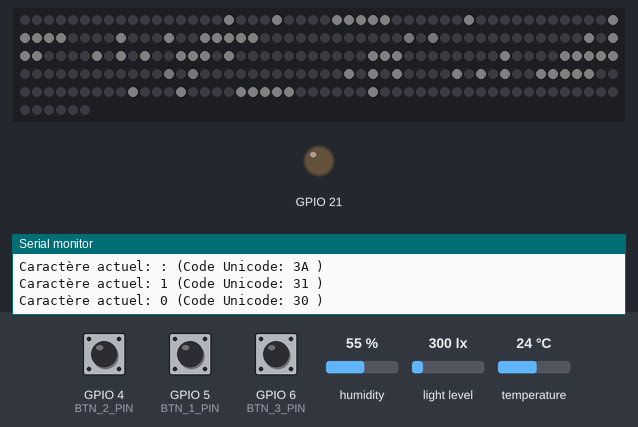
This program was run on a simulated ESP32-S3. Shown: 256 RGB LEDs in strip order, left to right, continuing on the next row, output pins drawn as LEDs (lit = HIGH), the last lines printed to the serial monitor. The test bench sets the inputs (shaded band); at power-on: GPIO 6 (BTN_3_PIN) HIGH, GPIO 5 (BTN_1_PIN) HIGH, GPIO 4 (BTN_2_PIN) HIGH, humidity 55 %, light level 300 lx, temperature 24 °C. Dim RGB values are drawn brighter than linear; WiFi joins after 1.5 s; servers stay silent unless stated; I2S audio is not simulated (input reads silence); network time is answered at once with the bench clock; the local clock reads 2024-03-15 10:24:30 at power-on unless the program sets it.

Above: at 1.6 s.
2.8 s: GPIO 6 (BTN_3_PIN) pulled LOW for 0.15 s
At 3.5 s:
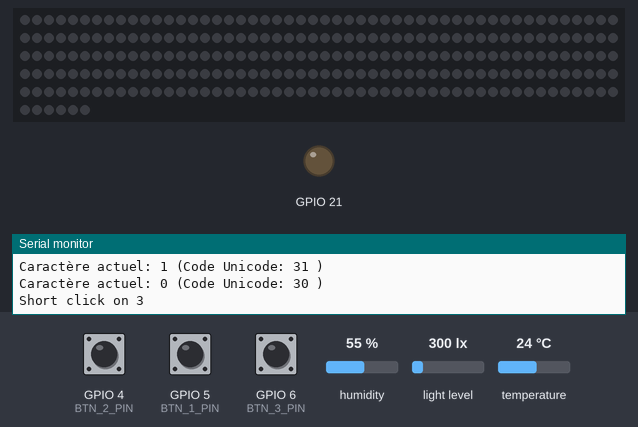
4.5 s: GPIO 6 (BTN_3_PIN) pulled LOW for 1 s
8.5 s: GPIO 6 (BTN_3_PIN) pulled LOW for 0.15 s
At 10.4 s:
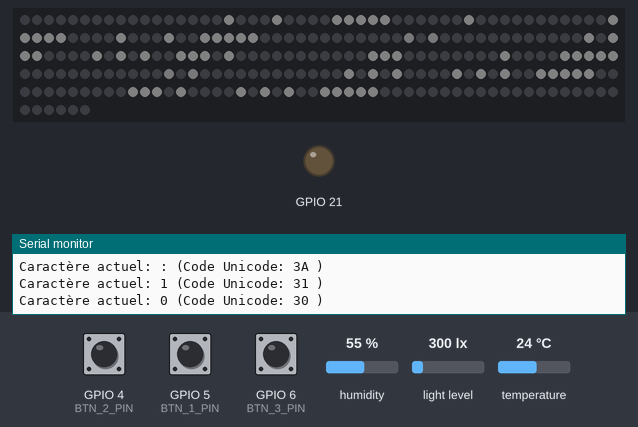
11.2 s: GPIO 6 (BTN_3_PIN) pulled LOW for 0.15 s
At 12.3 s:
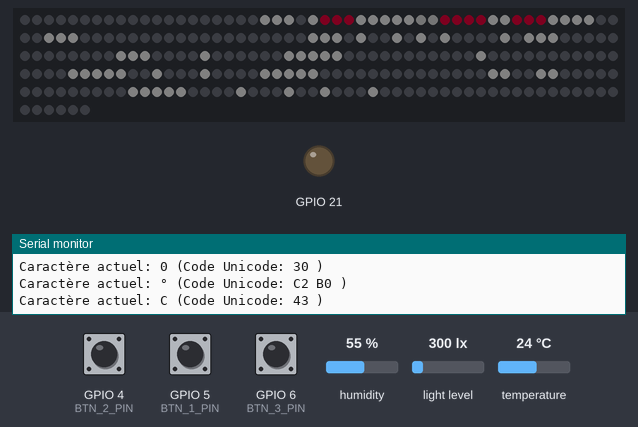
12.9 s: GPIO 6 (BTN_3_PIN) pulled LOW for 1 s
At 15.2 s:
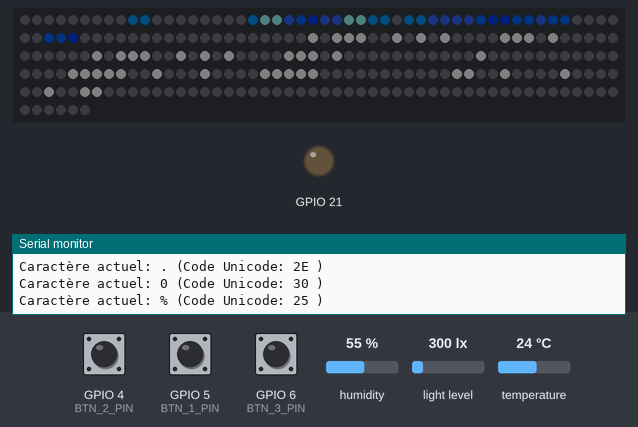
15.5 s: GPIO 5 (BTN_1_PIN) pulled LOW for 0.15 s
Timing chart, 0 to 18.1 s (numbered marks = the images above; inputs shaded):
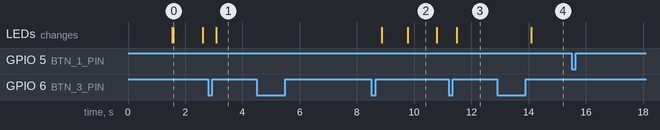

The program:

main.cpp
```cpp
#include <Arduino.h>
#include <FastLed.h>
#include <Wire.h>

#include <vector>

#include "apps/app.h"
#include "apps/humidity/humidity.h"
#include "apps/time/time.h"
#include "apps/temperature/temperature.h"
#include "configs/config.h"
#include "graphics/screen/screen.h"
#include "graphics/utils/graphics_utils.h"
#include "modules/bh1750/bh1750.h"
#include "modules/buttons/buttons.h"
#include "modules/dht22/dht22.h"
#include "modules/ds3231/ds3231.h"
#include "modules/ws2812b/ws2812b.h"
#include "utils/i2s/i2s.h"
#include "utils/wifi/wifi.h"

std::vector<std::vector<CRGB>> exampleBitmap = {
    {CRGB::Red, CRGB::Green, CRGB::Blue},
    {CRGB::Yellow, CRGB::Magenta, CRGB::Cyan},
    {CRGB::White, CRGB::Black, CRGB::Gray},
    {CRGB::Pink, CRGB::Aqua, CRGB::Orange}};

std::vector<std::vector<CRGB>> exampleBitmap2 = {
    {CRGB::Green, CRGB::GreenYellow, CRGB::Purple},
    {CRGB::Olive, CRGB::Magenta, CRGB::Aqua}};

std::vector<App*> apps;
size_t activeIndex;

unsigned long previousMillis = 0;
int framerate = 10;

void setup() {
    Serial.begin(115200);

    pinMode(21, OUTPUT);
    initButtons();
    initWiFi();

    Wire.begin(I2C_SDA, I2C_SCL);
    initI2S();

    initDS3231();
    initDHT22();
    initBH1750();
    initWS2812B();

    setBrightness(5);

    // Apps
    apps.push_back(new TimeApp());
    apps.push_back(new TemperatureApp());
    apps.push_back(new HumidityApp());

    activeIndex = 0;
    apps[activeIndex]->setup();
}

void loop() {
    unsigned long currentMillis = millis();

    // Buttons
    for (Button& btn : buttons) {
        ClickType clickType = checkButton(btn);
        if (clickType == SHORT_CLICK) {
            Serial.printf("Short click on %d\n", btn.id);

            if (btn.id == 1) {
                Serial.printf("Humidity: %.1f%%\n", readHumidity());
                Serial.printf("Temperature: %.1f°C\n", readTemperature());
                Serial.printf("Light Level: %.2f LUX\n", readLightLevel());

                Serial.printf("Current Time: %02d/%02d/%04d %02d:%02d:%02d\n",
                              getTimeFromDS3231().day(), getTimeFromDS3231().month(), getTimeFromDS3231().year(),
                              getTimeFromDS3231().hour(), getTimeFromDS3231().minute(), getTimeFromDS3231().second());
                // } else if (btn.id == 2) {
                //     std::vector<std::vector<CRGB>> finalBitmap = joinColoredBitmaps(exampleBitmap, exampleBitmap2, exampleBitmap[0].size() + 1, 2);
                //     screen.place(1, 0, finalBitmap);
                //     screen.place(10, 1, textToBitmap("HELLO", CRGB::Green));
                //     screen.updateScreen();
                // }

            } else if (clickType == LONG_CLICK) {
                Serial.printf("Long click on %d\n", btn.id);
            } else if (btn.id == 3) {
                activeIndex = (activeIndex + 1) % apps.size();
                apps[activeIndex]->setup();
            }
        }

        if (checkSound()) {
            digitalWrite(21, !digitalRead(21));
            Serial.println("Sound detected");
        }
        if (currentMillis - previousMillis >= framerate * 10) {
            previousMillis = currentMillis;

            // Serial.println("Tick");
            if (apps[activeIndex]) {
                apps[activeIndex]->tick();
                apps[activeIndex]->getScreen().updateScreen();
            }
        }
    }
}
```

app.h
```cpp
#ifndef APP_H
#define APP_H

#include <string>
#include <vector>

#include "../graphics/screen/screen.h"
#include "../modules/buttons/buttons.h"
#include "../graphics/utils/graphics_utils.h"

class App;

extern std::vector<App*> apps;
extern App* activeApp;

class App {
   protected:
    std::string name;
    std::string description;
    std::vector<std::vector<CRGB>> icon;
    Screen screen;

   public:
    virtual ~App() {}

    virtual void setup() {};

    virtual std::string getName() {
        return name;
    }

    virtual std::string getDescription() {
        return description;
    }

    virtual std::vector<std::vector<CRGB>> getIcon() {
        return icon;
    }

    virtual Screen& getScreen() {
        return screen;
    }

    virtual void tick() = 0;
    virtual void handleButtonPressed(int button, ClickType clickType) = 0;
};

#endif  // APP_H
```

humidity.cpp
```cpp
#include "../../modules/dht22/dht22.h"
#include "humidity.h"

float lastAppHumidity;

void HumidityApp::tick() {
    float humidity = readHumidity();

    if (humidity != lastAppHumidity) {
        lastAppHumidity = humidity;

        char humidityString[10];
        snprintf(humidityString, sizeof(humidityString), "%.1f%%", humidity);

        screen.place(0, 0, icon);
        screen.place(9, 1, textToBitmap(humidityString, CRGB::White));
    }
}

void HumidityApp::handleButtonPressed(int button, ClickType clickType) {
    if (button == 2) {
        if (clickType == LONG_CLICK) {
            // activeApp = new HomeApp();
            // activeApp->setup();
            Serial.println("Switch to home app");
        }
    }
}
```

humidity.h
```cpp
#ifndef HUMIDITY_H
#define HUMIDITY_H

#include "../app.h"

class HumidityApp : public App {
   public:
    HumidityApp() {
        name = "Humidity";
        description = "Displays the current humidity.";
        icon = {
            {CRGB::Black, CRGB::Black, CRGB::Black, CRGB::Black, CRGB(28, 164, 232), CRGB::Black, CRGB::Black, CRGB::Black, CRGB::Black},
            {CRGB::Black, CRGB::Black, CRGB::Black, CRGB(28, 164, 232), CRGB(28, 164, 232), CRGB::Black, CRGB::Black, CRGB::Black, CRGB::Black},
            {CRGB::Black, CRGB::Black, CRGB::Black, CRGB(28, 164, 232), CRGB(48, 121, 230), CRGB(27, 93, 224), CRGB::Black, CRGB::Black, CRGB::Black},
            {CRGB::Black, CRGB::Black, CRGB(28, 164, 232), CRGB(153, 217, 234), CRGB(48, 121, 230), CRGB(27, 93, 224), CRGB::Black, CRGB::Black, CRGB::Black},
            {CRGB::Black, CRGB::Black, CRGB(153, 217, 234), CRGB(153, 217, 234), CRGB(48, 121, 230), CRGB(48, 121, 230), CRGB(27, 93, 224), CRGB::Black, CRGB::Black},
            {CRGB::Black, CRGB(28, 164, 232), CRGB(153, 217, 234), CRGB(48, 121, 230), CRGB(48, 121, 230), CRGB(31, 109, 224), CRGB(27, 93, 224), CRGB::Black, CRGB::Black},
            {CRGB::Black, CRGB(28, 164, 232), CRGB(48, 121, 230), CRGB(48, 121, 230), CRGB(31, 109, 224), CRGB(31, 109, 224), CRGB(12, 67, 176), CRGB::Black, CRGB::Black},
            {CRGB::Black, CRGB::Black, CRGB(27, 93, 224), CRGB(12, 67, 176), CRGB(12, 67, 176), CRGB(12, 67, 176), CRGB::Black, CRGB::Black, CRGB::Black},
        };
    }

    void tick() override;

    void handleButtonPressed(int button, ClickType clickType) override;
};

#endif  // HUMIDITY_H
```

temperature.cpp
```cpp
#include "temperature.h"

#include "../../modules/dht22/dht22.h"

float lastAppTemperature;

void TemperatureApp::tick() {
    float temperature = readTemperature();

    if (temperature != lastAppTemperature) {
        lastAppTemperature = temperature;

        char tempString[10];
        snprintf(tempString, sizeof(tempString), "%.1f°C", temperature);

        screen.place(0, 0, icon);
        screen.place(9, 1, textToBitmap(tempString, CRGB::White));
    }
}

void TemperatureApp::handleButtonPressed(int button, ClickType clickType) {
    if (button == 2) {
        if (clickType == LONG_CLICK) {
            // activeApp = new HomeApp();
            // activeApp->setup();
            Serial.println("Switch to home app");
        }
    }
}
```

temperature.h
```cpp
#ifndef TEMPERATURE_H
#define TEMPERATURE_H

#include "../app.h"

class TemperatureApp : public App {
   public:
    TemperatureApp() {
        name = "Temperature";
        description = "Displays the current temperature.";
        icon = {
            {CRGB::Black, CRGB::Black, CRGB::Black, CRGB(230, 230, 230), CRGB(230, 230, 230), CRGB(230, 230, 230), CRGB::Black, CRGB::Black, CRGB::Black},
            {CRGB::Black, CRGB::Black, CRGB::Black, CRGB(230, 230, 230), CRGB(70, 70, 70), CRGB(230, 230, 230), CRGB::Black, CRGB::Black, CRGB::Black},
            {CRGB::Black, CRGB::Black, CRGB::Black, CRGB(230, 230, 230), CRGB(70, 70, 70), CRGB(230, 230, 230), CRGB::Black, CRGB::Black, CRGB::Black},
            {CRGB::Black, CRGB::Black, CRGB::Black, CRGB(230, 230, 230), CRGB(201, 38, 46), CRGB(230, 230, 230), CRGB::Black, CRGB::Black, CRGB::Black},
            {CRGB::Black, CRGB::Black, CRGB(230, 230, 230), CRGB(201, 38, 46), CRGB(201, 38, 46), CRGB(201, 38, 46), CRGB(230, 230, 230), CRGB::Black, CRGB::Black},
            {CRGB::Black, CRGB::Black, CRGB(230, 230, 230), CRGB(201, 38, 46), CRGB(201, 38, 46), CRGB(201, 38, 46), CRGB(230, 230, 230), CRGB::Black, CRGB::Black},
            {CRGB::Black, CRGB::Black, CRGB(230, 230, 230), CRGB(201, 38, 46), CRGB(201, 38, 46), CRGB(201, 38, 46), CRGB(230, 230, 230), CRGB::Black, CRGB::Black},
            {CRGB::Black, CRGB::Black, CRGB::Black, CRGB(230, 230, 230), CRGB(230, 230, 230), CRGB(230, 230, 230), CRGB::Black, CRGB::Black, CRGB::Black}};
    }

    void tick() override;

    void handleButtonPressed(int button, ClickType clickType) override;
};

#endif  // TEMPERATURE_H
```

time.cpp
```cpp
#include "time.h"

#include "../../modules/ds3231/ds3231.h"

DateTime cachedTime;
unsigned long lastUpdateMillis = 0;
unsigned long lastSyncMillis = 0;
const unsigned long syncInterval = 300000; // 5 minutes

void TimeApp::setup() {
    cachedTime = getTimeFromDS3231();
    lastSyncMillis = millis();
}

void TimeApp::tick() {
    unsigned long currentMillis = millis();

    if (currentMillis - lastUpdateMillis >= 100) {
        lastUpdateMillis = currentMillis;

        DateTime currentTime = cachedTime + TimeSpan((currentMillis-lastSyncMillis)/1000);

        screen.place(2, 1, joinColoredBitmaps(textToBitmap((currentTime.hour() < 10 ? " " : "") + std::to_string(currentTime.hour()), CRGB::White), joinColoredBitmaps(textToBitmap(":", CRGB(100, 100, 100)), joinColoredBitmaps(textToBitmap((currentTime.minute() < 10 ? "0" : "") + std::to_string(currentTime.minute()), CRGB::White), joinColoredBitmaps(textToBitmap(":", CRGB(100, 100, 100)), textToBitmap((currentTime.second() < 10 ? "0" : "") + std::to_string(currentTime.second()), CRGB::White), 2, 0), 8, 0), 2, 0), 8, 0));
    }

    if (currentMillis - lastSyncMillis >= syncInterval) {
        cachedTime = getTimeFromDS3231();
        lastSyncMillis = currentMillis;
    }
}

void TimeApp::handleButtonPressed(int button, ClickType clickType) {
    if (button == 2) {
        if (clickType == LONG_CLICK) {
            Serial.println("Switch to home app");
        }
    }
}
```

time.h
```cpp
#ifndef TIME_H
#define TIME_H

#include "../app.h"

class TimeApp : public App {
   public:
    TimeApp() {
        name = "Time";
        description = "Displays the current time.";
    }

    void setup() override;

    void tick() override;

    void handleButtonPressed(int button, ClickType clickType) override;
};

#endif  // TIME_H
```

screen.cpp
```cpp
#include "screen.h"

Screen screen;

Screen::Screen() {
    // Initialisation des pixels à une couleur noire (éteints)
    for (int i = 0; i < 32; i++) {
        for (int j = 0; j < 8; j++) {
            pixels[i][j] = CRGB::Black;  // Initialisation avec un pixel éteint
        }
    }
}

void Screen::placePixel(int x, int y, CRGB color) {
    pixels[x][y] = color;
}

void Screen::place(int x, int y, const std::vector<std::vector<CRGB>>& colorBitmap) {
    for (int i = 0; i < colorBitmap.size(); i++) {
        for (int j = 0; j < colorBitmap[0].size(); j++) {
            if (x + j < 32 && y + i < 8) {
                pixels[x + j][y + i] = colorBitmap[i][j];
            }
        }
    }
}

void Screen::updateScreen() {
    for (int x = 0; x < 32; x++) {
        for (int y = 0; y < 8; y++) {
            if (pixels[x][y] != leds[getCoordsIndex(x, y)]) {
                setPixel(x, y, pixels[x][y]);
            }
        }
    }
    FastLED.show();
}
```

screen.h
```cpp
#ifndef SCREEN_H
#define SCREEN_H

#include <FastLED.h>

#include <vector>

#include "../../modules/ws2812b/ws2812b.h"

class Screen {
   public:
    CRGB pixels[32][8];

    Screen();

    void placePixel(int x, int y, CRGB color);

    void place(int x, int y, const std::vector<std::vector<CRGB>>& bitmap);

    void updateScreen();
};

// extern Screen screen;

#endif  // SCREEN_H
```

graphics_utils.cpp
```cpp
#include "graphics_utils.h"

#include <Arduino.h>

#include "../../configs/chars.h"

std::vector<std::vector<CRGB>> joinColoredBitmaps(std::vector<std::vector<CRGB>> colorBitmap1, std::vector<std::vector<CRGB>> colorBitmap2, int xOffset, int yOffset) {
    int height1 = colorBitmap1.size();
    int width1 = colorBitmap1[0].size();

    int height2 = colorBitmap2.size();
    int width2 = colorBitmap2[0].size();

    int resultHeight = std::max(height1, yOffset + height2);
    int resultWidth = std::max(width1, xOffset + width2);

    // Init empty colored bitmap
    std::vector<std::vector<CRGB>> result(resultHeight, std::vector<CRGB>(resultWidth, CRGB::Black));

    // Copy colorBitmap1
    for (int i = 0; i < height1; ++i) {
        for (int j = 0; j < width1; ++j) {
            result[i][j] = colorBitmap1[i][j];
        }
    }

    // Copy colorBitmap2
    for (int i = 0; i < height2; ++i) {
        for (int j = 0; j < width2; ++j) {
            int resultY = yOffset + i;
            int resultX = xOffset + j;

            if (resultY < resultHeight && resultX < resultWidth) {
                result[resultY][resultX] = colorBitmap2[i][j];
            }
        }
    }

    return result;
}

std::vector<std::vector<CRGB>> colorBitmap(std::vector<std::vector<bool>> bitmap, CRGB color) {
    int height = bitmap.size();
    int width = bitmap[0].size();
    std::vector<std::vector<CRGB>> result(height, std::vector<CRGB>(width, CRGB::Black));
    for (int i = 0; i < height; ++i) {
        for (int j = 0; j < width; ++j) {
            if (bitmap[i][j] == 1) {
                result[i][j] = color;
            }
        }
    }
    return result;
}

bool isMultibyteChar(unsigned char byte) {
    return byte >= 0x80;
}

std::vector<std::vector<CRGB>> textToBitmap(const std::string text, CRGB color) {
    std::vector<std::vector<CRGB>> textColorBitmap;
    size_t i = 0;
    while (i < text.size()) {
        std::string currentCharStr;

        // Vérifier si le caractère est un caractère multioctet
        if (isMultibyteChar(text[i])) {
            // Si c'est un caractère UTF-8 multioctet, prendre les 2 octets
            currentCharStr.push_back(text[i]);
            currentCharStr.push_back(text[i + 1]);
            i += 2;  // Passer les 2 octets
        } else {
            // Si c'est un caractère simple, prendre un seul octet
            currentCharStr.push_back(text[i]);
            i += 1;
        }

        // Afficher le caractère actuel et son code hexadécimal
        Serial.print("Caractère actuel: ");
        Serial.print(currentCharStr.c_str());
        Serial.print(" (Code Unicode: ");
        for (char ch : currentCharStr) {
            Serial.print((int)(unsigned char)ch, HEX);
            Serial.print(" ");
        }
        Serial.println(")");

        std::vector<std::vector<CRGB>> charColorBitmap;

        // Get char bitmap
        if (font.find(currentCharStr) != font.end()) {
            const std::vector<int>& charPixels = font.at(currentCharStr);

            std::vector<std::vector<bool>> charBitmap;
            int width = charPixels.size() / 5;

            for (int row = 0; row < 5; row++) {
                std::vector<bool> pixelRow;
                for (int col = 0; col < width; ++col) {
                    pixelRow.push_back(charPixels[row * width + col] == 1);
                }
                charBitmap.push_back(pixelRow);
            }
            charColorBitmap = colorBitmap(charBitmap, color);

            if (textColorBitmap.empty()) {
                textColorBitmap = charColorBitmap;
            } else {
                textColorBitmap = joinColoredBitmaps(textColorBitmap, charColorBitmap, textColorBitmap[0].size() + 1, 0);
            }
        } else {
            Serial.printf("Char not found in font:%s\n", currentCharStr.c_str());
        }
    }
    return textColorBitmap;
}
```

graphics_utils.h
```cpp
#ifndef GRAPHICS_UTILS_H
#define GRAPHICS_UTILS_H

#include <Arduino.h>
#include <FastLED.h>

#include <vector>

std::vector<std::vector<CRGB>> joinColoredBitmaps(std::vector<std::vector<CRGB>> colorBitmap1, std::vector<std::vector<CRGB>> colorBitmap2,
                                                  int xOffset, int yOffset);
std::vector<std::vector<CRGB>> colorBitmap(std::vector<std::vector<bool>> bitmap, CRGB color);
std::vector<std::vector<CRGB>> textToBitmap(const std::string text, CRGB color);

#endif  // GRAPHICS_UTILS_H
```

bh1750.cpp
```cpp
#include "bh1750.h"

BH1750 lightMeter;

void initBH1750() {
    if (!lightMeter.begin(BH1750::CONTINUOUS_HIGH_RES_MODE)) {
        Serial.println("Unable to initialize BH1750!");
    }
}

float readLightLevel() {
    float lux = lightMeter.readLightLevel();
    if (lux < 0) {
        Serial.println("Unable to read light level!");
        return -1.0;
    }
    return lux;
}
```

bh1750.h
```cpp
#ifndef BH1750_H
#define BH1750_H

#include <Arduino.h>
#include <BH1750.h>

#include "../../configs/config.h"

extern BH1750 lightMeter;

void initBH1750();
float readLightLevel();

#endif  // BH1750_H
```

buttons.cpp
```cpp
#include "buttons.h"

Button buttons[3] = {
    {1, BTN_1_PIN, 0, 0, false},  // Pins defined in config.h
    {2, BTN_2_PIN, 0, 0, false},
    {3, BTN_3_PIN, 0, 0, false}};

void initButtons() {
    for (Button &btn : buttons) {
        pinMode(btn.pin, INPUT_PULLUP);
    }
}

// Check individual button
ClickType checkButton(Button &btn) {
    unsigned long now = millis();

    if (now - btn.lastDebounceTime > BTN_DEBOUNCE_DELAY) {
        int btnState = digitalRead(btn.pin);

        if (btnState == LOW) {
            if (btn.startTime == 0) {
                btn.startTime = now;
            } else {
                if (now - btn.startTime > BTN_LONG_PRESS_DURATION && !btn.held) {
                    // Serial.printf("Long press on pin %d\n", btn.pin);
                    btn.held = true;
                    return LONG_CLICK;
                }
            }
        } else if (btn.startTime != 0) {
            btn.startTime = 0;
            btn.lastDebounceTime = now;
            if (!btn.held) {
                // Serial.printf("Short press on pin %d\n", btn.pin);
                return SHORT_CLICK;
            } else {
                btn.held = false;
            }
        }
    }
    return NONE;
}

// void handleButtons() {
//     for (Button &btn : buttons) {
//         checkButton(btn);
//     }
// }
```

Source omitted: buttons.h (411 bytes), dht22.cpp (623 bytes), dht22.h (208 bytes), ds3231.cpp (1411 bytes), ds3231.h (205 bytes), ws2812b.cpp (491 bytes), ws2812b.h (411 bytes), i2s.cpp (1915 bytes), i2s.h (189 bytes), wifi.cpp (395 bytes), wifi.h (115 bytes), chars.h (data table, 5715 bytes) and 2 more

Measured:
- after the input at 2.8 s, the LEDs: change after 0.29 s (image 1)
- after the input at 8.5 s, the LEDs: first change after 0.36 s (image 2 shows a later state)
- after the input at 11.2 s, the LEDs: change after 0.29 s (image 3)
- after the input at 12.9 s, the LEDs: change after 1.2 s (image 4)
